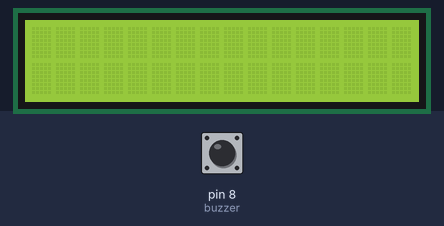
Recording of a sketch running on a simulated Arduino Uno, built with avr-gcc and run on an emulated ATmega328P. Parts: 16×2 character LCD. Inputs (shaded band) come from the test bench; at power-on: pin 8 (buzzer) HIGH. What the sketch prints to the serial monitor is not drawn.

Above: at 1.2 s.
1.3 s: pin 8 (buzzer) driven LOW
At 2.8 s:
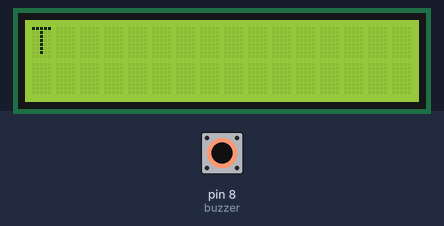
3.3 s: pin 8 (buzzer) pulsed HIGH 2 times (0.12 s each, 0.3 s apart)
At 5.4 s:
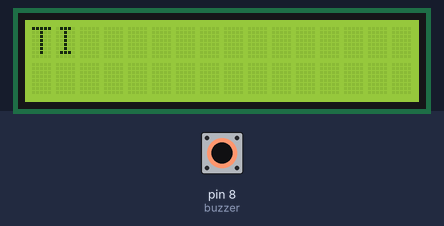
5.7 s: pin 8 (buzzer) pulsed HIGH 5 times (0.12 s each, 0.3 s apart)
At 7.9 s:
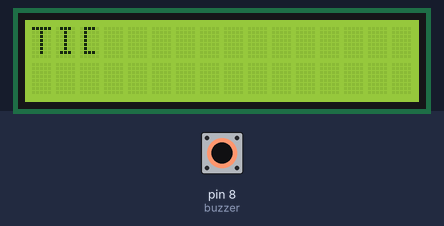
Timing chart, 0 to 9.4 s (numbered marks = the images above; inputs shaded):
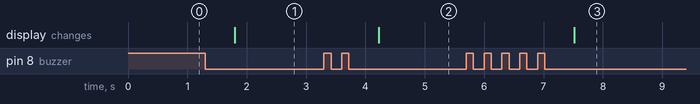

Measured:
- after the input at 1.3 s, the display: changes after 0.50 s (image 1)
- after the input at 3.3 s, the display: changes after 0.92 s (image 2)
- after the input at 5.7 s, the display: changes after 1.8 s (image 3)

The sketch:

morsecode.ino
```cpp
#include <LiquidCrystal.h> // inkluderar LiquidCrystal biblioteket
LiquidCrystal lcd(1, 2, 4, 5, 6, 7); // Skapar en LC objekt. Parameters: (rs, enable, d4, d5, d6, d7)


int buzzer = 8 ;

int buttonState = 0;     // kanppens nuvarande värde
bool lastbuttonState = false; // knappens föregående värde
int startPressed = 0;    // när knappen hålls in (trycks ner)
int endPressed = 0;      // när knappen släppts
int holdTime = 0;        // hur länge knappen var tryckt
int idleTime = 0;        // hur länge kanppen var inaktiv
int lastMillis = 0;
String buff = "";


void setup ()
{
  lcd.begin(16, 2); // Initierar gränssnittet till LCD-skärmen och specificerar dimensionerna (bredd och höjd) på skärmen
  Serial.begin(9600);
  pinMode (buzzer, INPUT) ;
}
void loop() {
  buttonState = digitalRead(buzzer); // läser knappens input


  if (buttonState == LOW) {
    //if buffer full
    if ((millis() - endPressed) % 65536 > 500) { //en bokstav
      if (buff != "") {
        Serial.println(retBuf());
        clearBuf();
        lastbuttonState = true;
      }

    }
    if ((millis() - endPressed) % 65536 > 1500) { //ett ord
      if (lastbuttonState == true) {
        Serial.println("SPACE HERE");
        lastbuttonState = false;
      }

    }

  }

  else if (buttonState == HIGH ) { // kanppens tillstånd ändrats
    startPressed = millis();

    updateState();
  }


}


void updateState() {
  // kanppen har precis tryckts ned


  while (digitalRead(buzzer) == HIGH) {
    endPressed = millis();
  }


  // knappen har precis släppts

  holdTime = endPressed - startPressed;
  Serial.println(holdTime);

  if (holdTime < 500) {
    Serial.println("DIT");
    buff = buff + ".";
  }

  else if (holdTime >= 500) {
    Serial.println("DAH");
    buff = buff + "-";
  }
  Serial.println(buff);


}


String retBuf() {
  return morseToChar(buff);
}


String morseToChar(const String& morse) {
  static String letters[] = {".-", "-...", "-.-.", "-..", ".",
                             "..-.", "--.", "....", "..", ".---",
                             "-.-", ".-..", "--", "-.", "---",
                             ".--.", "--.-", ".-.", "...", "-",
                             "..-", "...-", ".--", "-..-",
                             "-.--", "--.."
                            };
// Morsekod för olika bokstäver


  for (int k = 0; k < sizeof(letters); k++) {

    if (letters[k] == morse) {
      lcd.print((char) (k + 65));
      return ((String) (k + 65));
    }
  }
  return "ERROR";

}

void clearBuf() {
  buff = "";
}

// clear:ar
```
